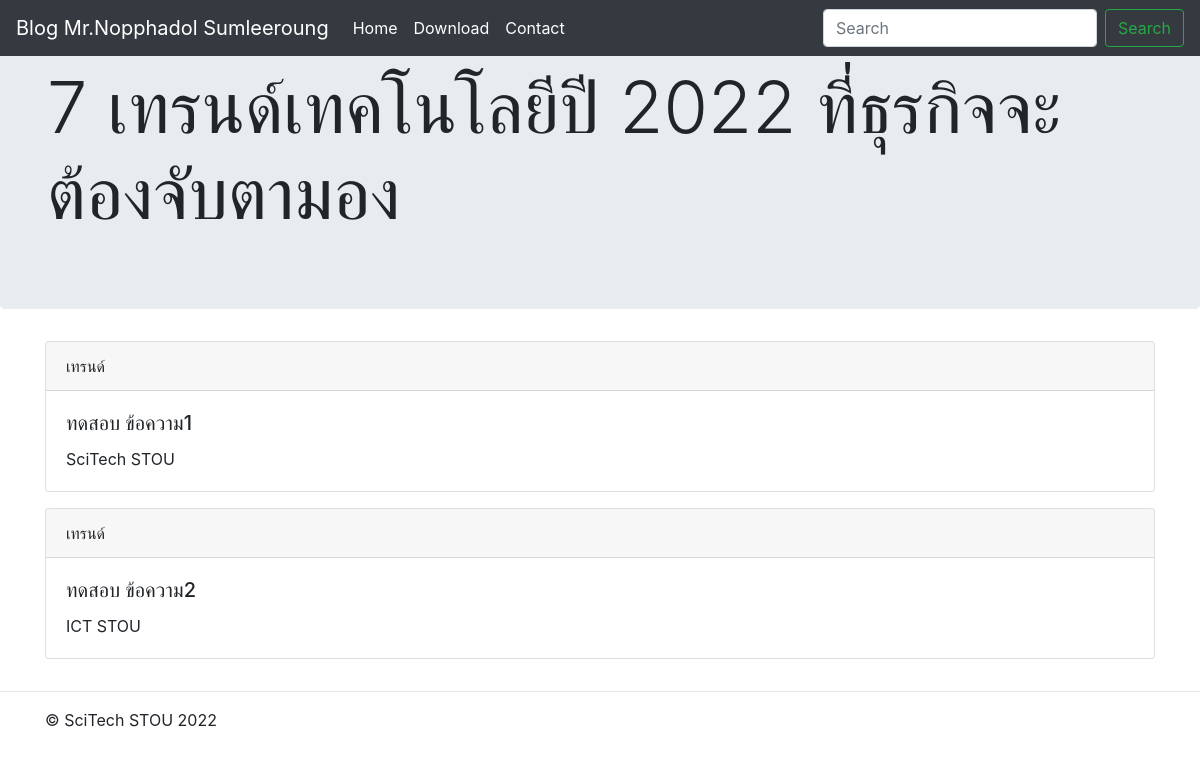
/blog/, run on an earlier commit of the app's database.
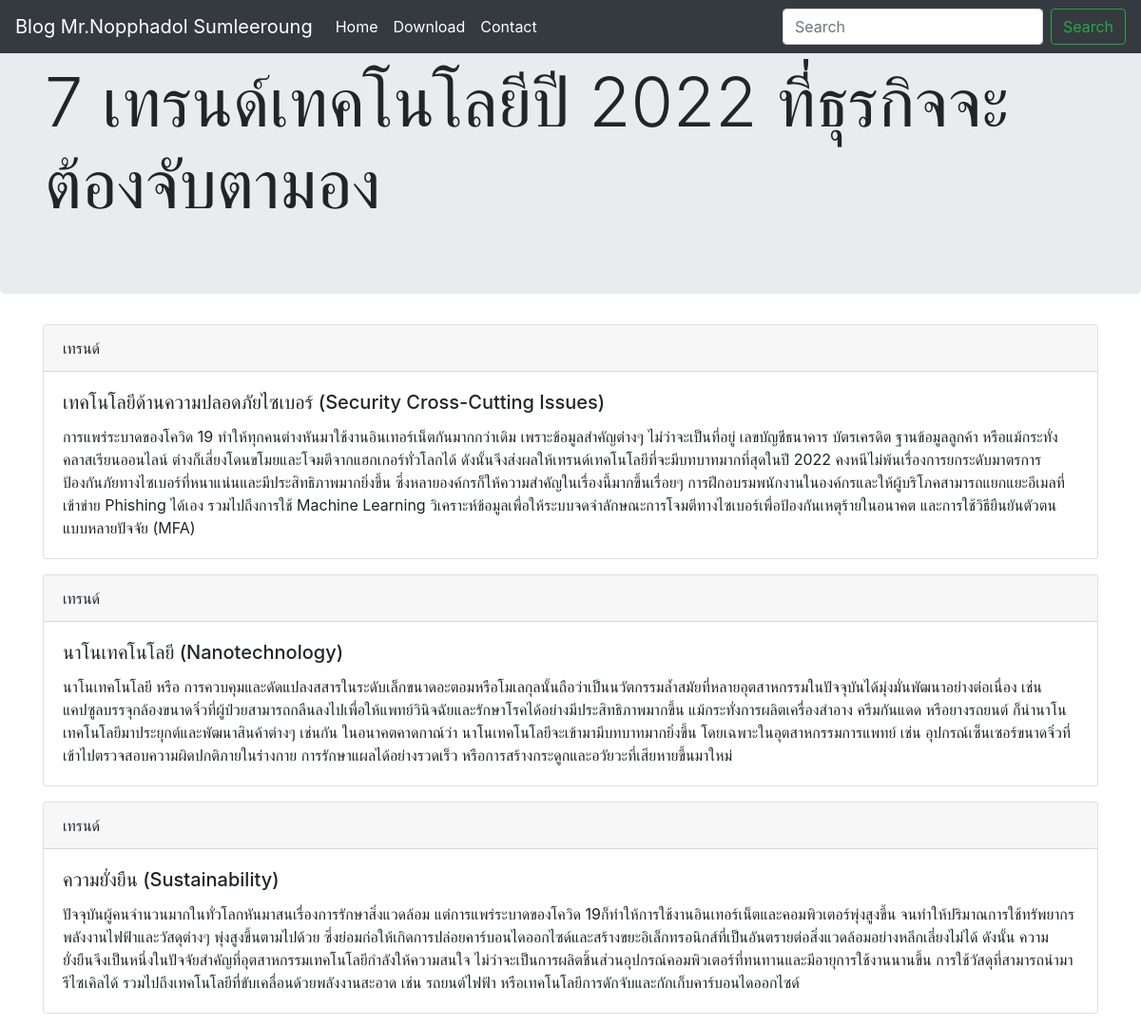
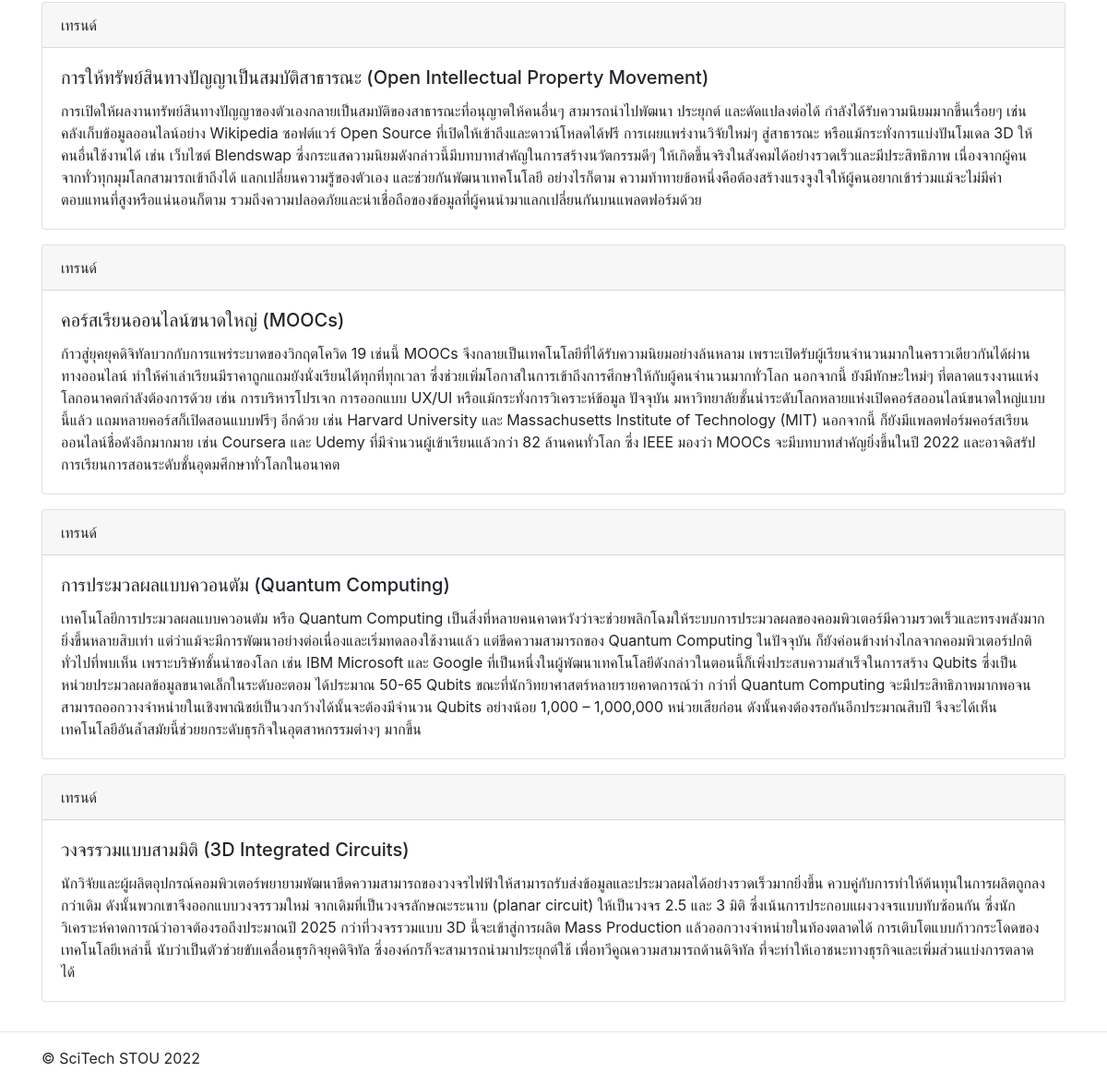
And on a later commit of the database (2 pictures, top to bottom).
### blogapp/models.py (models this page shows, shortened)
class Post(models.Model):
    title = models.CharField(max_length=200)
    body = models.TextField()

### blogapp/views.py (the view)
# urls.py: path('',views.index, name='index')
def index(request):
    posts = Post.objects.all()
    return render(request, 'index.htm', {'test':posts})

### blogapp/Templates/index.htm (shortened to what this page needs)
<!DOCTYPE html>
<html lang="en">
<head>
    {% load bootstrap4 %}
    {% bootstrap_css %}
</head>
<body>
    <nav class="navbar navbar-expand-md navbar-dark fixed-top bg-dark">
        <a class="navbar-brand" href="#">Blog Mr.Nopphadol Sumleeroung</a>
        <div class="collapse navbar-collapse" id="navbarsExampleDefault">
          <ul class="navbar-nav mr-auto">
            <li class="nav-item active">
              <a class="nav-link" href="#">Home <span class="sr-only">(current)</span></a>
            </li>
            <li class="nav-item active">
              <a class="nav-link" href="#">Download<span class="sr-only">(current)</span></a>
            </li>
            <li class="nav-item active">
              <a class="nav-link" href="#">Contact<span class="sr-only">(current)</span></a>
            </li>
          </ul>
          <form class="form-inline my-2 my-lg-0">
            <input class="form-control mr-sm-2" type="text" placeholder="Search" aria-label="Search">
            <button class="btn btn-outline-success my-2 my-sm-0" type="submit">Search</button>
          </form>
        </div>
      </nav>
      <main role="main">
        <div class="jumbotron">
          <div class="container">
            <h1 class="display-3">7 เทรนด์เทคโนโลยีปี 2022 ที่ธุรกิจจะต้องจับตามอง</h1>
          </div>
        </div>
        <div class="container">
          {% for post in test %}
          <div class="row pb-3">
            <div class="col-md-12">
            <div class="card">
              <div class="card-header">
                เทรนด์
              </div>
              <div class="card-body">
                <h5 class="card-title">{{post.title}}</h5>
                <p class="card-text">{{post.body}}</p>
              </div>
            </div>
            </div>
          </div>
          {% endfor %}
        </div>
          <hr>
      </main>
      <footer class="container">
        <p>&copy; SciTech STOU 2022</p>
      </footer>
</body>
</html>

What changed in the data, as far as the page shows it:
removed Post: title "ทดสอบ ข้อความ1", body "SciTech STOU"
removed Post: title "ทดสอบ ข้อความ2", body "ICT STOU"
added Post: title "เทคโนโลยีด้านความปลอดภัยไซเบอร์ (Security Cross-Cutting Issues)", body "การแพร่ระบาดของโควิด 19 ทำให้ทุกคนต่างหันมาใช้งานอินเทอร์เน็ตกันมากกว่าเดิม เพราะข้อมูลสำคัญต่างๆ ไม่ว่าจะเป็นที่อยู่ เลขบัญชีธนาคาร บัตรเครดิต ฐานข้อมูลลูกค้า หรือแม้กระทั่งคลาสเรียนออนไลน์ ต่างก็เสี่ยงโดนขโมยและโจมตีจากแฮกเกอร์ทั่วโลกได้ ดังนั้นจึงส่งผลให้เทรนด์เทคโนโลยีที่จะมีบทบาทมากที่สุดในปี 2022 คงหนีไม่พ้นเรื่องการยกระดับมาตรการป้องกันภัยทางไซเบอร์ที่หนาแน่นและมีประสิทธิภาพมากยิ่งขึ้น ซึ่งหลายองค์กรก็ให้ความสำคัญในเรื่องนี้มากขึ้นเรื่อยๆ การฝึกอบรมพนักงานในองค์กรและให้ผู้บริโภคสามารถแยกแยะอีเมลที่เข้าข่าย Phishing ได้เอง รวมไปถึงการใช้ Machine Learning วิเคราะห์ข้อมูลเพื่อให้ระบบจดจำลักษณะการโจมตีทางไซเบอร์เพื่อป้องกันเหตุร้ายในอนาคต และการใช้วิธียืนยันตัวตนแบบหลายปัจจัย (MFA)"
added Post: title "นาโนเทคโนโลยี (Nanotechnology)", body "นาโนเทคโนโลยี หรือ การควบคุมและดัดแปลงสสารในระดับเล็กขนาดอะตอมหรือโมเลกุลนั้นถือว่าเป็นนวัตกรรมล้ำสมัยที่หลายอุตสาหกรรมในปัจจุบันได้มุ่งมั่นพัฒนาอย่างต่อเนื่อง เช่น แคปซูลบรรจุกล้องขนาดจิ๋วที่ผู้ป่วยสามารถกลืนลงไปเพื่อให้แพทย์วินิจฉัยและรักษาโรคได้อย่างมีประสิทธิภาพมากขึ้น แม้กระทั่งการผลิตเครื่องสำอาง ครีมกันแดด หรือยางรถยนต์ ก็นำนาโนเทคโนโลยีมาประยุกต์และพัฒนาสินค้าต่างๆ เช่นกัน ในอนาคตคาดกาณ์ว่า นาโนเทคโนโลยีจะเข้ามามีบทบาทมากยิ่งขึ้น โดยเฉพาะในอุตสาหกรรมการแพทย์ เช่น อุปกรณ์เซ็นเซอร์ขนาดจิ๋วที่เข้าไปตรวจสอบความผิดปกติภายในร่างกาย การรักษาแผลได้อย่างรวดเร็ว หรือการสร้างกระดูกและอวัยวะที่เสียหายขึ้นมาใหม่"
added Post: title "ความยั่งยืน (Sustainability)", body "ปัจจุบันผู้คนจำนวนมากในทั่วโลกหันมาสนเรื่องการรักษาสิ่งแวดล้อม แต่การแพร่ระบาดของโควิด 19ก็ทำให้การใช้งานอินเทอร์เน็ตและคอมพิวเตอร์พุ่งสูงขึ้น จนทำให้ปริมาณการใช้ทรัพยากรพลังงานไฟฟ้าและวัสดุต่างๆ พุ่งสูงขึ้นตามไปด้วย ซึ่งย่อมก่อให้เกิดการปล่อยคาร์บอนไดออกไซด์และสร้างขยะอิเล็กทรอนิกส์ที่เป็นอันตรายต่อสิ่งแวดล้อมอย่างหลีกเลี่ยงไม่ได้ ดังนั้น ความยั่งยืนจึงเป็นหนึ่งในปัจจัยสำคัญที่อุตสาหกรรมเทคโนโลยีกำลังให้ความสนใจ ไม่ว่าจะเป็นการผลิตชิ้นส่วนอุปกรณ์คอมพิวเตอร์ที่ทนทานและมีอายุการใช้งานนานขึ้น การใช้วัสดุที่สามารถนำมารีไซเคิลได้ รวมไปถึงเทคโนโลยีที่ขับเคลื่อนด้วยพลังงานสะอาด เช่น รถยนต์ไฟฟ้า หรือเทคโนโลยีการดักจับและกักเก็บคาร์บอนไดออกไซด์"
added Post: title "การให้ทรัพย์สินทางปัญญาเป็นสมบัติสาธารณะ (Open Intellectual Property Movement)", body "การเปิดให้ผลงานทรัพย์สินทางปัญญาของตัวเองกลายเป็นสมบัติของสาธารณะที่อนุญาตให้คนอื่นๆ สามารถนำไปพัฒนา ประยุกต์ และดัดแปลงต่อได้ กำลังได้รับความนิยมมากขึ้นเรื่อยๆ เช่น คลังเก็บข้อมูลออนไลน์อย่าง Wikipedia ซอฟต์แวร์ Open Source ที่เปิดให้เข้าถึงและดาวน์โหลดได้ฟรี การเผยแพร่งานวิจัยใหม่ๆ สู่สาธารณะ หรือแม้กระทั่งการแบ่งปันโมเดล 3D ให้คนอื่นใช้งานได้ เช่น เว็บไซต์ Blendswap ซึ่งกระแสความนิยมดังกล่าวนี้มีบทบาทสำคัญในการสร้างนวัตกรรมดีๆ ให้เกิดขึ้นจริงในสังคมได้อย่างรวดเร็วและมีประสิทธิภาพ เนื่องจากผู้คนจากทั่วทุกมุมโลกสามารถเข้าถึงได้ แลกเปลี่ยนความรู้ของตัวเอง และช่วยกันพัฒนาเทคโนโลยี อย่างไรก็ตาม ความท้าทายข้อหนึ่งคือต้องสร้างแรงจูงใจให้ผู้คนอยากเข้าร่วมแม้จะไม่มีค่าตอบแทนที่สูงหรือแน่นอนก็ตาม…"
added Post: title "คอร์สเรียนออนไลน์ขนาดใหญ่ (MOOCs)", body "ก้าวสู่ยุคยุคดิจิทัลบวกกับการแพร่ระบาดของวิกฤตโควิด 19 เช่นนี้ MOOCs จึงกลายเป็นเทคโนโลยีที่ได้รับความนิยมอย่างล้นหลาม เพราะเปิดรับผู้เรียนจำนวนมากในคราวเดียวกันได้ผ่านทางออนไลน์ ทำให้ค่าเล่าเรียนมีราคาถูกแถมยังนั่งเรียนได้ทุกที่ทุกเวลา ซึ่งช่วยเพิ่มโอกาสในการเข้าถึงการศึกษาให้กับผู้คนจำนวนมากทั่วโลก นอกจากนี้ ยังมีทักษะใหม่ๆ ที่ตลาดแรงงานแห่งโลกอนาคตกำลังต้องการด้วย เช่น การบริหารโปรเจก การออกแบบ UX/UI หรือแม้กระทั่งการวิเคราะห์ข้อมูล ปัจจุบัน มหาวิทยาลัยชั้นนำระดับโลกหลายแห่งเปิดคอร์สออนไลน์ขนาดใหญ่แบบนี้แล้ว แถมหลายคอร์สก็เปิดสอนแบบฟรีๆ อีกด้วย เช่น Harvard University และ Massachusetts Institute of Technology (MIT) นอกจากนี้ ก็ยังมีแพลตฟอร์มคอร์สเรียนออนไลน์ชื่อดังอีกมากมาย เช่น Coursera…"
added Post: title "การประมวลผลแบบควอนตัม (Quantum Computing)", body "เทคโนโลยีการประมวลผลแบบควอนตัม หรือ Quantum Computing เป็นสิ่งที่หลายคนคาดหวังว่าจะช่วยพลิกโฉมให้ระบบการประมวลผลของคอมพิวเตอร์มีความรวดเร็วและทรงพลังมากยิ่งขึ้นหลายสิบเท่า แต่ว่าแม้จะมีการพัฒนาอย่างต่อเนื่องและเริ่มทดลองใช้งานแล้ว แต่ขีดความสามารถของ Quantum Computing ในปัจจุบัน ก็ยังค่อนข้างห่างไกลจากคอมพิวเตอร์ปกติทั่วไปที่พบเห็น เพราะบริษัทชั้นนำของโลก เช่น IBM Microsoft และ Google ที่เป็นหนึ่งในผู้พัฒนาเทคโนโลยีดังกล่าวในตอนนี้ก็เพิ่งประสบความสำเร็จในการสร้าง Qubits ซึ่งเป็นหน่วยประมวลผลข้อมูลขนาดเล็กในระดับอะตอม ได้ประมาณ 50-65 Qubits ขณะที่นักวิทยาศาสตร์หลายรายคาดการณ์ว่า กว่าที่ Quantum Computing จะมีประสิทธิภาพมากพอจนสามารถออกวางจำหน่ายในเชิงพาณิชย์เป็นวงกว้างได้นั้นจะต้องมีจำนวน…"
added Post: title "วงจรรวมแบบสามมิติ (3D Integrated Circuits)", body "นักวิจัยและผู้ผลิตอุปกรณ์คอมพิวเตอร์พยายามพัฒนาขีดความสามารถของวงจรไฟฟ้าให้สามารถรับส่งข้อมูลและประมวลผลได้อย่างรวดเร็วมากยิ่งขึ้น ควบคู่กับการทำให้ต้นทุนในการผลิตถูกลงกว่าเดิม ดังนั้นพวกเขาจึงออกแบบวงจรรวมใหม่ จากเดิมที่เป็นวงจรลักษณะระนาบ (planar circuit) ให้เป็นวงจร 2.5 และ 3 มิติ ซึ่งเน้นการประกอบแผงวงจรแบบทับซ้อนกัน ซึ่งนักวิเคราะห์คาดการณ์ว่าอาจต้องรอถึงประมาณปี 2025 กว่าที่วงจรรวมแบบ 3D นี้จะเข้าสู่การผลิต Mass Production แล้วออกวางจำหน่ายในท้องตลาดได้ การเติบโตแบบก้าวกระโดดของเทคโนโลยีเหล่านี้ นับว่าเป็นตัวช่วยขับเคลื่อนธุรกิจยุคดิจิทัล ซึ่งองค์กรก็จะสามารถนำมาประยุกต์ใช้ เพื่อทวีคูณความสามารถด้านดิจิทัล ที่จะทำให้เอาชนะทางธุรกิจและเพิ่มส่วนแบ่งการตลาดได้"
